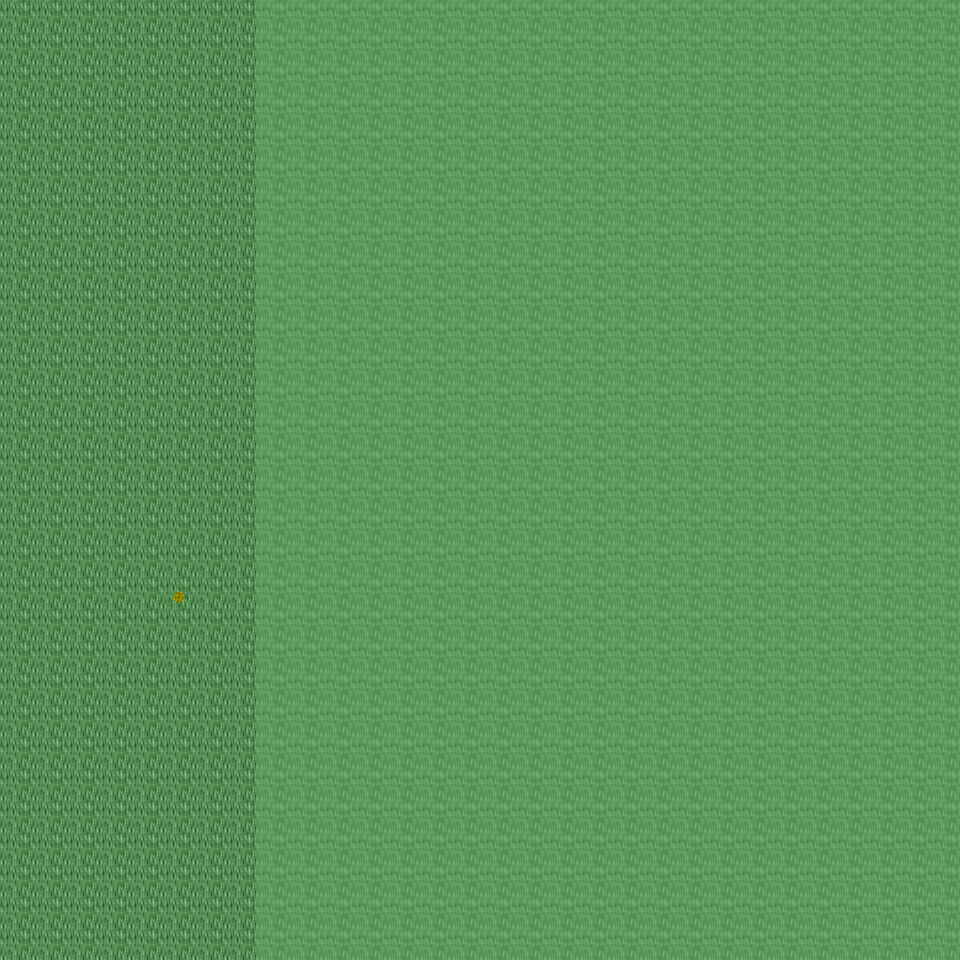

This is a level from a 2D game, rendered from its Tiled map with the project's own tilesets. A one-line summary and the map file follow, with tile-layer data summarised:
An orthogonal 30x30 tile map with 32x32 px tiles, 6 tile layers (Ground, Object, Object2, Above, ...), 21 tilesets and 3 objects (3x mapchange).

<map version="1.0" orientation="orthogonal" renderorder="right-down" width="30" height="30" tilewidth="32" tileheight="32" nextobjectid="4">
  <tileset firstgid="1" name="tileset_ground_ground" tilewidth="32" tileheight="32" tilecount="33" columns="3">
    <image source="../drawable/tileset_ground_ground.png" width="96" height="352" />
  </tileset>
  <tileset firstgid="34" name="tileset_ground_water_pool" tilewidth="32" tileheight="32" tilecount="72" columns="3">
    <image source="../drawable/tileset_ground_water_pool.png" width="96" height="768" />
  </tileset>
  <tileset firstgid="106" name="tileset_plant_flower_daisy_red" tilewidth="32" tileheight="32" tilecount="8" columns="2">
    <image source="../drawable/tileset_plant_flower_daisy_red.png" width="64" height="128" />
  </tileset>
  <tileset firstgid="114" name="tileset_plant_flower_daisy_white" tilewidth="32" tileheight="32" tilecount="8" columns="2">
    <image source="../drawable/tileset_plant_flower_daisy_white.png" width="64" height="128" />
  </tileset>
  <tileset firstgid="122" name="tileset_plant_flower_daisy_yellow" tilewidth="32" tileheight="32" tilecount="8" columns="2">
    <image source="../drawable/tileset_plant_flower_daisy_yellow.png" width="64" height="128" />
  </tileset>
  <tileset firstgid="130" name="tileset_plant_flower_daisy_blue" tilewidth="32" tileheight="32" tilecount="8" columns="2">
    <image source="../drawable/tileset_plant_flower_daisy_blue.png" width="64" height="128" />
  </tileset>
  <tileset firstgid="138" name="tileset_plant_grasses" tilewidth="32" tileheight="32" tilecount="6" columns="3">
    <image source="../drawable/tileset_plant_grasses.png" width="96" height="64" />
  </tileset>
  <tileset firstgid="144" name="tileset_plant_tree_tree_darkgreen" tilewidth="32" tileheight="32" tilecount="88" columns="8">
    <image source="../drawable/tileset_plant_tree_tree_darkgreen.png" width="256" height="352" />
  </tileset>
  <tileset firstgid="232" name="tileset_ground_grass_edges" tilewidth="32" tileheight="32" tilecount="36" columns="12">
    <image source="../drawable/tileset_ground_grass_edges.png" width="384" height="96" />
  </tileset>
  <tileset firstgid="268" name="tileset_ground_grass_corners" tilewidth="32" tileheight="32" tilecount="24" columns="6">
    <image source="../drawable/tileset_ground_grass_corners.png" width="192" height="128" />
  </tileset>
  <tileset firstgid="292" name="tileset_furniture_table_long_side_on_pale" tilewidth="32" tileheight="32" tilecount="3" columns="3">
    <image source="../drawable/tileset_furniture_table_long_side_on_pale.png" width="96" height="32" />
  </tileset>
  <tileset firstgid="295" name="tileset_plant_stump_stump_brown" tilewidth="32" tileheight="32" tilecount="4" columns="2">
    <image source="../drawable/tileset_plant_stump_stump_brown.png" width="64" height="64" />
  </tileset>
  <tileset firstgid="299" name="tileset_item_sign_large" tilewidth="32" tileheight="32" tilecount="15" columns="5">
    <image source="../drawable/tileset_item_sign_large.png" width="160" height="96" />
  </tileset>
  <tileset firstgid="314" name="tileset_plant_stump_small_stump" tilewidth="32" tileheight="32" tilecount="4" columns="2">
    <image source="../drawable/tileset_plant_stump_small_stump.png" width="64" height="64" />
  </tileset>
  <tileset firstgid="318" name="tileset_building_wall_bricked_edges" tilewidth="32" tileheight="32" tilecount="25" columns="5">
    <image source="../drawable/tileset_building_wall_bricked_edges.png" width="160" height="160" />
  </tileset>
  <tileset firstgid="343" name="tileset_logic_collision" tilewidth="32" tileheight="32" tilecount="1" columns="1">
    <image source="../drawable/tileset_logic_collision.png" width="32" height="32" />
  </tileset>
  <tileset firstgid="344" name="tileset_object_boat" tilewidth="32" tileheight="32" tilecount="42" columns="6">
    <image source="../drawable/tileset_object_boat.png" width="192" height="224" />
  </tileset>
  <tileset firstgid="386" name="tileset_furniture_table_long_front_on_pale" tilewidth="32" tileheight="32" tilecount="3" columns="1">
    <image source="../drawable/tileset_furniture_table_long_front_on_pale.png" width="32" height="96" />
  </tileset>
  <tileset firstgid="389" name="tileset_ground_green_paving" tilewidth="32" tileheight="32" tilecount="18" columns="3">
    <image source="../drawable/tileset_ground_green_paving.png" width="96" height="192" />
  </tileset>
  <tileset firstgid="407" name="tileset_furniture_bed_double_peach" tilewidth="32" tileheight="32" tilecount="8" columns="2">
    <image source="../drawable/tileset_furniture_bed_double_peach.png" width="64" height="128" />
  </tileset>
  <tileset firstgid="415" name="tileset_furniture_bed_double_red" tilewidth="32" tileheight="32" tilecount="8" columns="2">
    <image source="../drawable/tileset_furniture_bed_double_red.png" width="64" height="128" />
  </tileset>
  <layer name="Ground" width="30" height="30">
    <data>[900 cells, 900 non-empty, 2 distinct tile ids]</data>
  </layer>
  <layer name="Object" width="30" height="30">
    <data>[900 cells, 55 non-empty, 17 distinct tile ids]</data>
  </layer>
  <layer name="Object2" width="30" height="30">
    <data>[900 cells, 0 non-empty, 0 distinct tile ids]</data>
  </layer>
  <layer name="Above" width="30" height="30">
    <data>[900 cells, 18 non-empty, 18 distinct tile ids]</data>
  </layer>
  <layer name="Above2" width="30" height="30">
    <data>[900 cells, 0 non-empty, 0 distinct tile ids]</data>
  </layer>
  <layer name="Walkable" width="30" height="30">
    <data>[900 cells, 660 non-empty, 1 distinct tile ids]</data>
  </layer>
  <objectgroup name="MapEvents">
    <object id="1" name="north" type="mapchange" x="0" y="0" width="256" height="32">
      <properties>
        <property name="map" value="0_ados_mountain_n2_w2_x4_y0" />
        <property name="place" value="south" />
      </properties>
    </object>
    <object id="2" name="south" type="mapchange" x="0" y="928" width="256" height="32">
      <properties>
        <property name="map" value="0_ados_mountain_n2_w2_x4_y2" />
        <property name="place" value="north" />
      </properties>
    </object>
    <object id="3" name="west" type="mapchange" x="0" y="0" width="32" height="960">
      <properties>
        <property name="map" value="0_ados_mountain_n2_w2_x3_y1" />
        <property name="place" value="east" />
      </properties>
    </object>
  </objectgroup>
</map>
